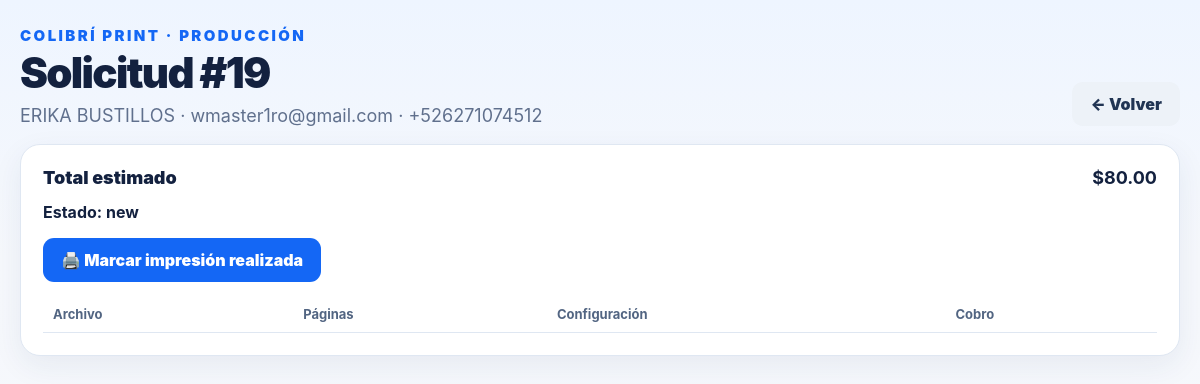
Page /admin/recepcion_detalle.php?id=19 on the committed database.
### tables this page shows
CREATE TABLE `cp_print_requests` (
  `id` bigint(20) UNSIGNED NOT NULL,
  `customer_name` varchar(180) NOT NULL,
  `customer_email` varchar(180) NOT NULL,
  `customer_phone` varchar(50) NOT NULL,
  `status` enum('new','reviewing','quoted','production','completed','cancelled') NOT NULL DEFAULT 'new',
  `archive_status` enum('active','archived') NOT NULL DEFAULT 'active',
  `archived_at` datetime DEFAULT NULL,
  `archived_by` int(10) UNSIGNED DEFAULT NULL,
  `total_estimate` decimal(12,2) NOT NULL DEFAULT '0.00',
  `created_at` datetime NOT NULL DEFAULT CURRENT_TIMESTAMP,
  `updated_at` datetime NOT NULL DEFAULT CURRENT_TIMESTAMP ON UPDATE CURRENT_TIMESTAMP
);

### config/bootstrap.php (called while the page is built, shortened)
<?php
function cp_e(mixed $value): string
{
    return htmlspecialchars((string)$value, ENT_QUOTES, 'UTF-8');
}
function cp_money(float|int $value): string
{
    return '$' . number_format((float)$value, 2);
}

### admin/recepcion_detalle.php (the view, shortened to what this page needs)
<?php
require_once __DIR__ . '/../config/bootstrap.php';
$db=cp_db(); $id=(int)($_GET['id']??0);
$st=$db->prepare("SELECT * FROM cp_print_requests WHERE id=?");$st->execute([$id]);$r=$st->fetch();
?>
<!doctype html><html lang="es"><head><link rel="stylesheet" href="../assets/css/colibri-print.css"></head>
<body><div class="cp-wrap"><div class="cp-brand">COLIBRÍ PRINT · PRODUCCIÓN</div><div class="cp-hero"><div><h1>Solicitud #<?=$id?></h1><p><?= cp_e($r['customer_name']) ?> · <?= cp_e($r['customer_email']) ?> · <?= cp_e($r['customer_phone']) ?></p></div><a class="cp-btn cp-btn-soft" href="recepcion_impresiones.php">← Volver</a></div>
<section class="cp-card"><div class="cp-total-line" style="border:0;margin:0;padding:0 0 14px"><span>Total estimado</span><strong><?=cp_money($r['total_estimate'])?></strong></div>
<div style="display:flex;gap:8px;flex-wrap:wrap;margin-bottom:16px"><strong>Estado: <?=cp_e($r['status'])?></strong></div>
<?php if(!in_array($r['status'],['completed','cancelled'],true) && ($r['archive_status']??'active')!=='archived'): ?><form method="post" action="print_request_action.php" style="display:inline-block;margin:0 8px 14px 0"><button class="cp-btn cp-btn-primary" type="submit">🖨️ Marcar impresión realizada</button></form><?php endif; ?>
<table class="cp-admin-table"><tr><th>Archivo</th><th>Páginas</th><th>Configuración</th><th>Cobro</th></tr>
</table></section></div></body></html>

### assets/css/colibri-print.css (style rules this page uses)
:root { --cp-bg:#f4f7fc; --cp-card:#fff; --cp-text:#13213f; --cp-muted:#60708d; --cp-line:#dfe7f2; --cp-blue:#1467f5; --cp-blue-2:#0b5ce7; --cp-blue-soft:#eaf2ff; --cp-green:#16a36a; --cp-red:#d92f4d; --cp-yellow:#fff3cc; --cp-shadow:0 10px 30px rgba(29,56,96,.07); --cp-radius:20px; }
* { box-sizing:border-box }
html { font-family:Inter,ui-sans-serif,system-ui,-apple-system,BlinkMacSystemFont,"Segoe UI",sans-serif;color:var(--cp-text);background:var(--cp-bg) }
body { margin:0;background:linear-gradient(180deg,#eef5ff 0,#f6f8fc 260px,#f4f7fc 100%);min-height:100vh }
a { color:inherit;text-decoration:none }
button,input,select { font:inherit }
button { cursor:pointer }
.cp-wrap { width:min(1400px,calc(100% - 40px));margin:0 auto;padding:28px 0 50px }
.cp-brand { font-size:15px;line-height:1;font-weight:900;letter-spacing:.16em;color:#1467f5;text-transform:uppercase }
.cp-hero { display:flex;align-items:flex-end;justify-content:space-between;gap:30px;margin:8px 0 18px }
.cp-hero h1 { font-size:42px;line-height:1.05;margin:0 0 10px;font-weight:900;letter-spacing:-.04em }
.cp-hero p { margin:0;color:var(--cp-muted);font-size:18px }
.cp-card { background:var(--cp-card);border:1px solid var(--cp-line);border-radius:var(--cp-radius);box-shadow:var(--cp-shadow);padding:22px;margin-bottom:14px }
.cp-btn { border:0;border-radius:11px;padding:12px 18px;font-weight:900;display:inline-flex;align-items:center;justify-content:center;gap:8px }
.cp-btn-primary { background:var(--cp-blue);color:#fff }
.cp-btn-soft { background:#edf2f8;color:#203453 }
.cp-total-line { display:flex;justify-content:space-between;align-items:center;border-top:1px solid var(--cp-line);padding-top:14px;margin-top:5px;font-weight:900;font-size:18px }
.cp-admin-table { width:100%;border-collapse:collapse }
.cp-admin-table th,.cp-admin-table td { padding:10px;border-bottom:1px solid var(--cp-line);text-align:left;font-size:13px }
.cp-admin-table th { color:#526582 }

### rows in the picture
cp_print_requests: customer_name "ERIKA BUSTILLOS", customer_email "wmaster1ro@gmail.com", customer_phone "+526271074512", total_estimate "$80.00", status "new"

### other values in the picture
$id "19"
